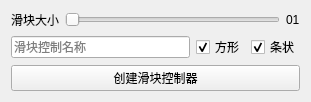
      <widget class="QWidget" name="layoutWidget">
       <property name="geometry">
        <rect>
         <x>9</x>
         <y>77</y>
         <width>311</width>
         <height>97</height>
        </rect>
       </property>
       <layout class="QVBoxLayout" name="verticalLayout_12">
        <item>
         <layout class="QHBoxLayout" name="horizontalLayout_8">
          <item>
           <widget class="QLabel" name="label_16">
            <property name="text">
             <string>滑块大小</string>
            </property>
           </widget>
          </item>
          <item>
           <widget class="QSlider" name="SliderSize">
            <property name="enabled">
             <bool>true</bool>
            </property>
            <property name="minimum">
             <number>1</number>
            </property>
            <property name="maximum">
             <number>10</number>
            </property>
            <property name="orientation">
             <enum>Qt::Horizontal</enum>
            </property>
           </widget>
          </item>
          <item>
           <widget class="QLabel" name="label_15">
            <property name="maximumSize">
             <size>
              <width>100</width>
              <height>50</height>
             </size>
            </property>
            <property name="text">
             <string>01</string>
            </property>
           </widget>
          </item>
         </layout>
        </item>
        <item>
         <layout class="QHBoxLayout" name="horizontalLayout_10">
          <item>
           <widget class="QLineEdit" name="SliderName">
            <property name="enabled">
             <bool>true</bool>
            </property>
            <property name="text">
             <string/>
            </property>
            <property name="placeholderText">
             <string>滑块控制名称</string>
            </property>
           </widget>
          </item>
          <item>
           <widget class="QCheckBox" name="SquareSliderCheckBox">
            <property name="enabled">
             <bool>true</bool>
            </property>
            <property name="text">
             <string>方形</string>
            </property>
            <property name="checkable">
             <bool>true</bool>
            </property>
            <property name="checked">
             <bool>true</bool>
            </property>
           </widget>
          </item>
          <item>
           <widget class="QCheckBox" name="NeagtiveSliderCheckBox">
            <property name="enabled">
             <bool>true</bool>
            </property>
            <property name="text">
             <string>条状</string>
            </property>
            <property name="checked">
             <bool>true</bool>
            </property>
           </widget>
          </item>
         </layout>
        </item>
        <item>
         <widget class="QPushButton" name="CreateSliderBtn">
          <property name="enabled">
           <bool>true</bool>
          </property>
          <property name="text">
           <string>创建滑块控制器</string>
          </property>
          <property name="icon">
           <iconset resource="Resources/iconResources.qrc">
            <normaloff>:/icon/Slider.png</normaloff>:/icon/Slider.png</iconset>
          </property>
          <property name="iconSize">
           <size>
            <width>25</width>
            <height>25</height>
           </size>
          </property>
         </widget>
        </item>
       </layout>
      </widget>
